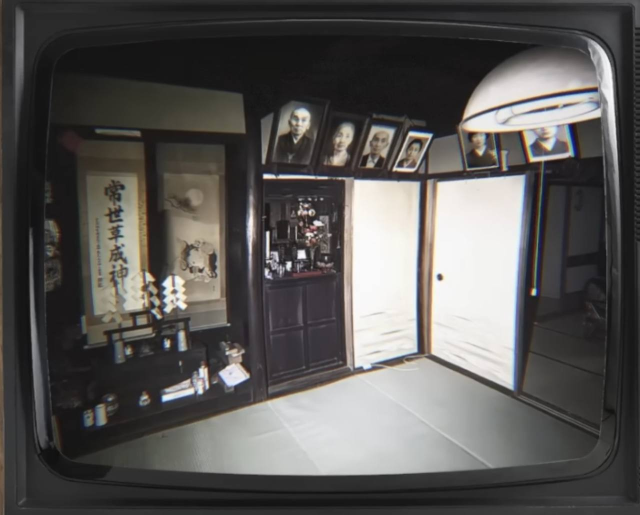
#> input picture Assets/Resources/CrtReference/CaseColor.jpg, 1280 x 1030 px (shown at 1/2 size)
$ python extract_edges.py --image ../../Assets/Resources/CrtReference/CaseColor.jpg --out out.png
#> lines starting #> are read from the running program, lines starting #| are printed output that depends on the picture; after the words box and inside, x2 and y2 are one past the last pixel; in counts of white or black regions, pixels touching at a corner belong together
#> in main, image is the input picture: shape (1030, 1280, 3); mean B, G, R 85.2, 87, 89
#!/usr/bin/env python3
"""Extract long edge chains from a reference still for fit_ref_lens.py, plus a numbered check image."""
from __future__ import annotations

import argparse
import json
from pathlib import Path

import cv2
import numpy as np


def split_at_corners(points, step=12, min_len=45):
    pieces = []
    start = 0
    for i in range(step, len(points) - step, 4):
        before = points[i] - points[i - step]
        after = points[i + step] - points[i]
        cos_turn = before @ after / (np.linalg.norm(before) * np.linalg.norm(after) + 1e-9)
        if cos_turn < 0.88:
            if i - start > min_len:
                pieces.append(points[start : i - 4])
            start = i + 4
    if len(points) - start > min_len:
        pieces.append(points[start:])
    return pieces


def extract(gray):
    edges = cv2.Canny(cv2.GaussianBlur(gray, (0, 0), 1.0), 40, 110)
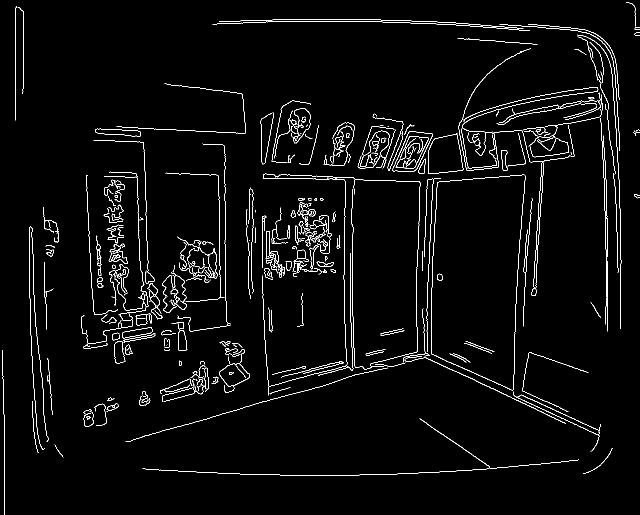
#> edges: shape (1030, 1280) (shown at 1/2 size); 2.8% white in thin lines or dots
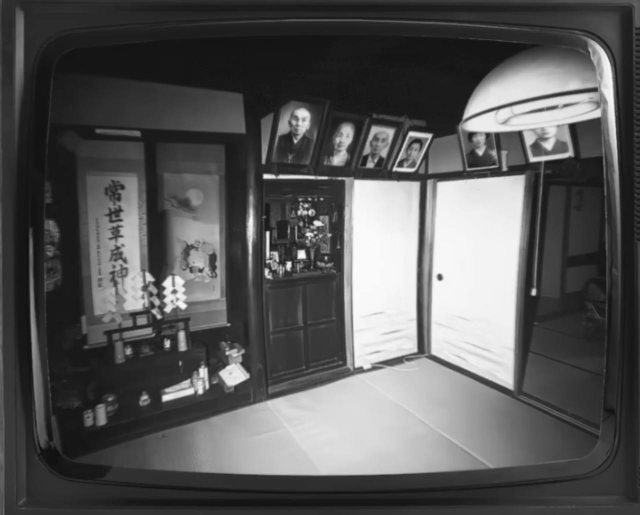
#> gray: shape (1030, 1280) (shown at 1/2 size); min 12, max 253, mean 87.4
    contours, _ = cv2.findContours(edges, cv2.RETR_LIST, cv2.CHAIN_APPROX_NONE)
#> contours = 450 contours, 330 with area under 20; largest, box (x1, y1, x2, y2) and area: (856, 266, 927, 348) 4420, (856, 267, 927, 348) 4406, (785, 262, 866, 344) 3828, (785, 262, 866, 344) 3774, (438, 698, 500, 786) 1845
    chains = []
    for contour in contours:
        points = contour[:, 0, :].astype(np.float64)
        if len(points) < 60:
            continue
        # A closed contour walks both sides of the edge: keep one side.
        if np.linalg.norm(points[0] - points[-1]) < 3:
            points = points[: len(points) // 2]
        for piece in split_at_corners(points):
            chord = np.linalg.norm(piece[-1] - piece[0])
            if chord > 55 and chord / len(piece) > 0.65:
                chains.append(piece[::3].tolist())
#> this loop made 450 passes
#> points on passes 23, 44, 54: [[402, 763]], [[810, 723], [810, 724]], [[456, 711]]
#> after the loop, chains = 101 items
    return chains


def main():
    parser = argparse.ArgumentParser()
    parser.add_argument("--image", required=True)
    parser.add_argument("--out", required=True)
    args = parser.parse_args()
    out = Path(args.out)
    out.mkdir(parents=True, exist_ok=True)

    image = cv2.imdecode(np.fromfile(args.image, np.uint8), cv2.IMREAD_COLOR)
    if image is None:
        raise SystemExit(f"cannot read {args.image}")
    chains = extract(cv2.cvtColor(image, cv2.COLOR_BGR2GRAY))
#> chains = 101 items
    (out / "ref_chains.json").write_text(json.dumps(chains), encoding="utf-8")

    check = cv2.resize(image, None, fx=2, fy=2, interpolation=cv2.INTER_CUBIC)
    rng = np.random.default_rng(1)
    for i, chain in enumerate(chains):
        color = tuple(int(x) for x in rng.integers(60, 255, 3))
        points = (np.array(chain) * 2).astype(np.int32)
        cv2.polylines(check, [points], False, color, 2)
        middle = tuple(int(v) for v in points[len(points) // 2])
        cv2.putText(check, str(i), middle, cv2.FONT_HERSHEY_SIMPLEX, 0.6, (0, 255, 255), 2)
#> this loop made 101 passes
#> (color, middle) on passes 1 to 12: ((152, 159, 207), (1266, 1900)), ((245, 66, 88), (2138, 1858)), ((220, 244, 108), (2402, 1858)), ((120, 229, 142), (1816, 1768)), ((113, 221, 110), (134, 1706)), ((139, 185, 167), (2242, 1652)), ((76, 65, 228), (2222, 1660)), ((206, 223, 164), (1026, 1614)), ((219, 124, 148), (1554, 1464)), ((213, 84, 119), (1248, 1474)), ((84, 148, 250), (1214, 1486)), ((86, 134, 138), (1944, 1542))
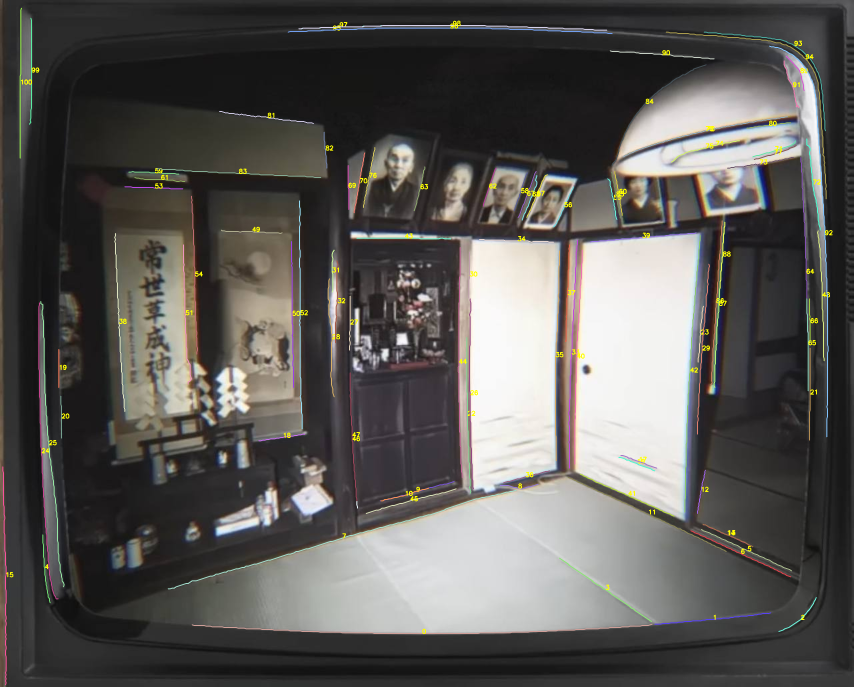
#> check: shape (2060, 2560, 3) (shown at 1/3 size); mean B, G, R 86.1, 88.7, 90.8
    ok, buffer = cv2.imencode(".png", check)
    if not ok:
        raise OSError("cannot encode the check image")
    buffer.tofile(str(out / "ref_chains.png"))
    print("chains", len(chains))
#| chains 101


if __name__ == "__main__":
    main()
